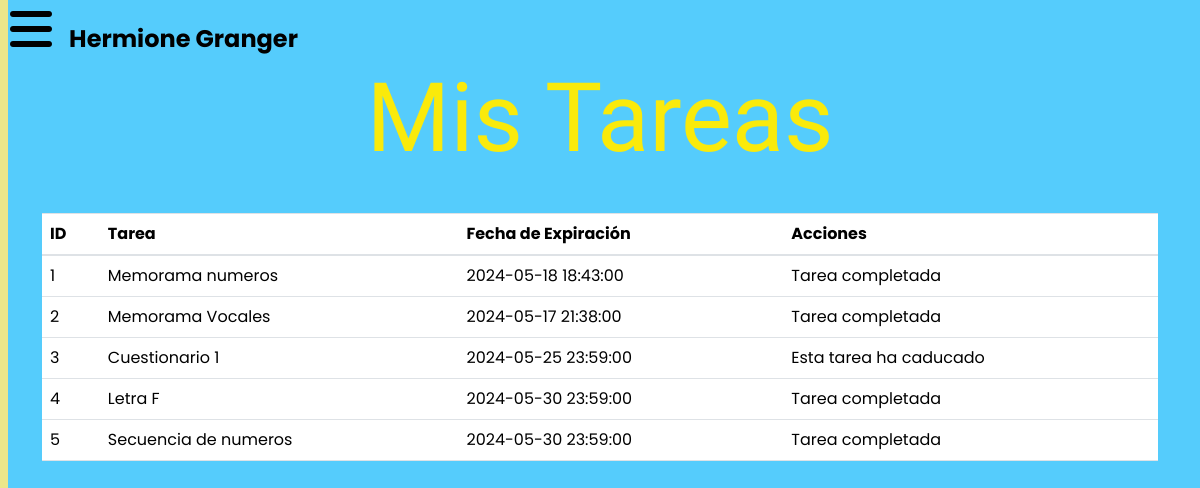
Page /Pagina/mis_actividades.php (signed in) on the committed database.
### tables this page shows
CREATE TABLE `users` (
  `id` int(11) NOT NULL,
  `nombre_completo` varchar(100) NOT NULL,
  `email` varchar(100) NOT NULL,
  `password` varchar(255) NOT NULL,
  `role` enum('student','teacher') NOT NULL,
  `profile_picture` varchar(255) NOT NULL
);

CREATE TABLE `tasks` (
  `task_id` int(11) NOT NULL,
  `class_id` int(11) DEFAULT NULL,
  `task_name` varchar(255) DEFAULT NULL,
  `descripcion` text DEFAULT NULL,
  `juego_id` int(11) DEFAULT NULL,
  `created_by` varchar(255) NOT NULL,
  `configuracion` text NOT NULL,
  `fecha_creacion` timestamp NOT NULL DEFAULT current_timestamp(),
  `fecha_expiracion` timestamp NOT NULL DEFAULT current_timestamp()
);

### Pagina/mis_actividades.php (the view, shortened to what this page needs)
<?php
    include("../Logeo/conexion.php");
    $nombre_alumno = "";
    $id_s ="";
    if (isset($_SESSION["username"])) {
        $username = $_SESSION["username"];
        $consulta = "SELECT  id, profile_picture, nombre_completo FROM users WHERE nombre_completo = '$username'";
        $resultado = mysqli_query($conexion, $consulta);
        if ($resultado) {
            $fila = mysqli_fetch_assoc($resultado);
            $nombre_alumno = $fila["nombre_completo"];
            $id_s = $fila["id"];
        } else {
            $error_msg = "Error al obtener los datos del usuario.";
        }
        ?>
<!DOCTYPE html>
<html lang="es">
<head>
    <link rel="stylesheet" href="https://cdnjs.cloudflare.com/ajax/libs/font-awesome/6.4.2/css/all.min.css">
    <link rel="stylesheet" href="https://cdn.jsdelivr.net/npm/bootstrap@4.6.2/dist/css/bootstrap.min.css">
    <link href="https://cdn.jsdelivr.net/npm/bootstrap@5.3.3/dist/css/bootstrap.min.css" rel="stylesheet">
    <link rel="stylesheet" href="mi_grupo.css">
</head>
<header>
<div id="mySidenav" class="sidenav">
        <a href="inicioAlumno.php">Inicio</a>
        <a href="juegos.php">Juegos</a>
        <a href="compartidos.php">Recursos</a>
        <a href="mi_grupo.php">Mi Grupo</a>
        <br><br>
        <div class="dropdown">
            <a href="#" class="d-flex align-items-center text-decoration-none dropdown-toggle" data-bs-toggle="dropdown" aria-expanded="false" style="font-size:15px; color:#000;">
            <strong><?php echo $nombre_alumno; ?></strong></a>
        </div>
</div>
    <div class="menu-fixed">
            <span onclick="openNav()"><i class="fa-solid fa-bars"></i> <?php echo $nombre_alumno; ?> </span>
    </div>
</header>
<body>
<main class="container mt-5">
    <h1 class="nombre-grupo">Mis Tareas</h1>
    <br>
    <table class="table">
        <thead>
            <tr>
                <th>ID</th>
                <th>Tarea</th>
                <th>Fecha de Expiración</th>
                <th>Acciones</th>
            </tr>
        </thead>
        <tbody>
        <?php
        $contador = 1;
        $consulta_clase = "SELECT grupo FROM students WHERE id = $id_s";
        $resultado_clase = mysqli_query($conexion, $consulta_clase);
        $clase = mysqli_fetch_assoc($resultado_clase);
        $consulta_grupo = "SELECT group_id, group_name FROM groups WHERE group_name = '" . $clase['grupo'] . "'";
        $resultado_grupo = mysqli_query($conexion, $consulta_grupo);
        $grupo = mysqli_fetch_assoc($resultado_grupo);
        $consulta_tareas = "SELECT * FROM tasks WHERE class_id = " . $grupo['group_id'];
        $resultado_tareas = mysqli_query($conexion, $consulta_tareas);
        if ($resultado_tareas) {
            $zonaHoraria = new DateTimeZone('America/Mexico_City');
            $fecha_actual = new DateTime('now', $zonaHoraria);
            $fecha_actual->modify('-1 hour');
            while ($fila_tarea = mysqli_fetch_assoc($resultado_tareas)) {
                echo "<tr>";
                echo "<td>" . $contador++ . "</td>";
                echo "<td>" . htmlspecialchars($fila_tarea['task_name']) . "</td>";
                echo "<td>" . htmlspecialchars($fila_tarea['fecha_expiracion']) . "</td>";
                echo "<td>";
                $consulta_tcompletadas = "SELECT * FROM `student_interactions` WHERE student_id = $id_s AND task_id = " . $fila_tarea['task_id'];
                $resultado_tcompletadas = mysqli_query($conexion, $consulta_tcompletadas);
                $fecha_expiracion = new DateTime($fila_tarea['fecha_expiracion'], $zonaHoraria);
                if (mysqli_num_rows($resultado_tcompletadas) > 0) {
                    echo "Tarea completada";
                } else {
                    if ($fecha_expiracion < $fecha_actual) {
                        echo "Esta tarea ha caducado";
                    }
                }
                echo "</td>";
                echo "</tr>";
            }
        } else {
            echo "<tr><td colspan='4'>No se encontraron tareas.</td></tr>";
        }
        ?>
        </tbody>
    </table>
</main>
<?php
    }
    ?>
</body>
</html>

### Pagina/mi_grupo.css (style rules this page uses)
* { margin: 0; padding: 0; list-style: none; text-decoration: none; text-align: justify; font-family: 'poppins', sans-serif; }
body { margin: 0; background-color: #31c2fcd2; }
.nombre-grupo { text-align: center; margin-top: 5%; font-weight: 300; font-size: 6em; z-index: 1; padding: 5px; font-family: 'Modak', system-ui; color: rgb(250, 234, 11); }
.menu-fixed { position: fixed; top: 0; left: 0; right: 0; padding: 5px; width: 100%; font-size:1.5em; cursor:pointer; color:#000; z-index: 100; font-weight: 700; }
.menu-fixed i { font-size:2em; margin: 0 12px 0 5px; }
.sidenav { height: 100%; width: 0; position: fixed; z-index: 1000; top: 0; left: 0; background-color: #ebe68a; overflow-x: hidden; transition: 0.5s; padding-top: 60px; padding-right: 8px; }
.sidenav a { padding: 8px 8px 8px 32px; text-decoration: none; font-size: 28px; color: #2a22758e; display: block; transition: 0.3s; }

### rows in the picture
users: nombre_completo "Hermione Granger"
tasks: task_name "Memorama numeros", fecha_expiracion "2024-05-18 18:43:00", shows "Tarea completada"
tasks: task_name "Memorama Vocales", fecha_expiracion "2024-05-17 21:38:00", shows "Tarea completada"
tasks: task_name "Cuestionario 1", fecha_expiracion "2024-05-25 23:59:00", shows "Esta tarea ha caducado"
tasks: task_name "Letra F", fecha_expiracion "2024-05-30 23:59:00", shows "Tarea completada"
tasks: task_name "Secuencia de numeros", fecha_expiracion "2024-05-30 23:59:00", shows "Tarea completada"
